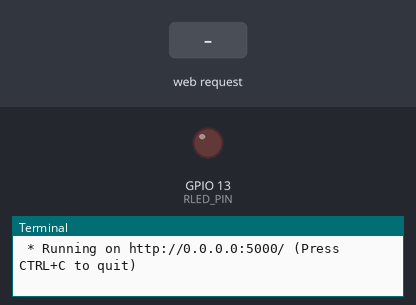
Simulated run of this program. Board: Raspberry Pi (BCM pin numbers). Shown: output pins drawn as LEDs (lit = HIGH), the last lines printed to the terminal. Inputs (shaded band) come from the test bench. The clock reads 2024-03-15 10:24:30 at power-on unless the program sets it.

Above: at 1.2 s.
1.3 s: HTTP request for /led/on received
At 2.3 s:
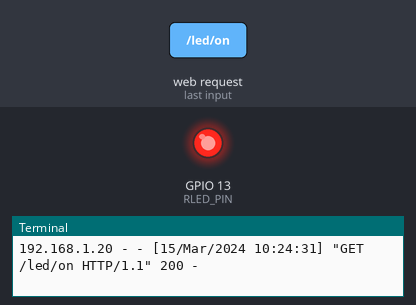
4.3 s: HTTP request for /led/off received
At 4.6 s:
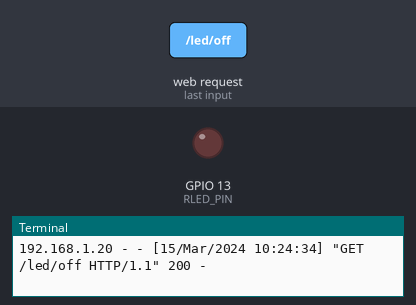
Timing chart, 0 to 7.3 s (numbered marks = the images above; inputs shaded):
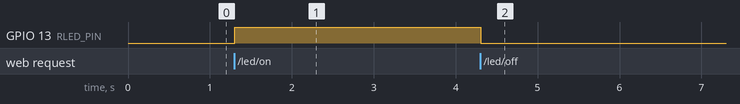

Measured:
- after the input at 1.3 s, GPIO 13 (RLED_PIN): LOW → HIGH at once
- after the input at 4.3 s, GPIO 13 (RLED_PIN): HIGH → LOW at once

The program:

flask_led2.py
```python
from flask import Flask, render_template
import RPi.GPIO as GPIO

RLED_PIN = 13

GPIO.setmode(GPIO.BCM)
GPIO.setup(RLED_PIN, GPIO.OUT)

app = Flask(__name__)

@app.route("/")
def hello():
    return render_template("led.html")

@app.route("/led/<op>")
def led_op(op):
    if op == "on":
        GPIO.output(RLED_PIN, GPIO.HIGH)
        return "LED ON"
    elif op == "off":
        GPIO.output(RLED_PIN, GPIO.LOW)
        return "LED OFF"
    else:
        return "Error"


if __name__ == "__main__":
    try:
        app.run(host="0.0.0.0")
    finally:
        GPIO.cleanup()
```
